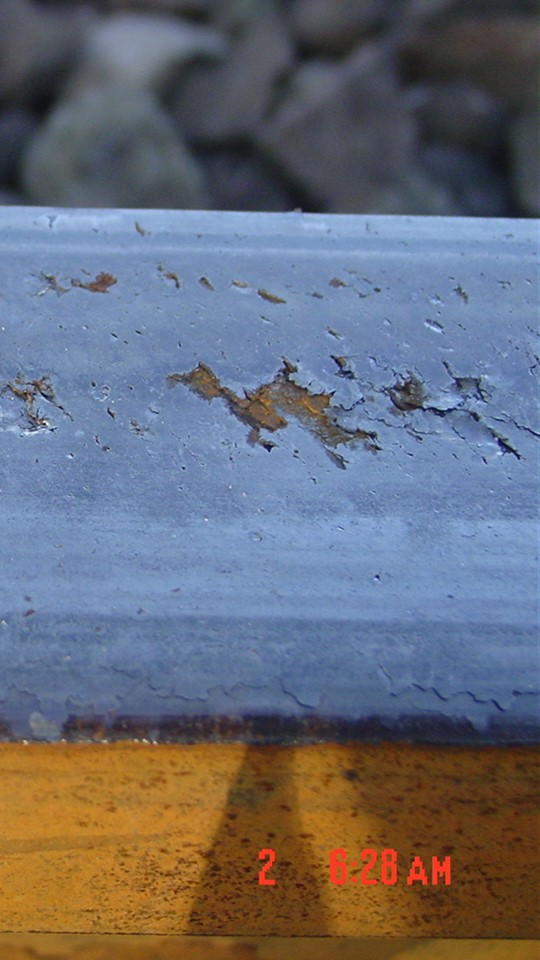
#> input picture rail3.JPG, 540 x 960 px, found by its file name
$ python main_2.py
#> lines starting #> are read from the running program, lines starting #| are printed output that depends on the picture; after the words box and inside, x2 and y2 are one past the last pixel; in counts of white or black regions, pixels touching at a corner belong together
import cv2

image = cv2.imread('rail3.jpg')
#> image is the input picture: shape (960, 540, 3); mean B, G, R 117.4, 107.2, 104.5

# Convert the image to grayscale
gray = cv2.cvtColor(image, cv2.COLOR_BGR2GRAY)
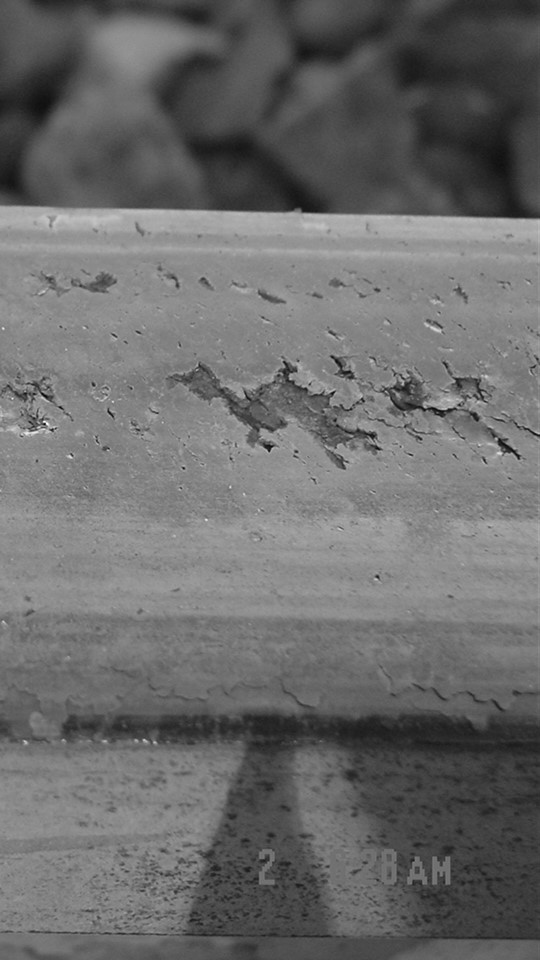
#> gray: shape (960, 540); min 5, max 254, mean 107.5

# Apply Gaussian blur to reduce noise
blurred = cv2.GaussianBlur(gray, (5, 5), 0)

# Edge detection using Canny
edges = cv2.Canny(blurred, 50, 150)
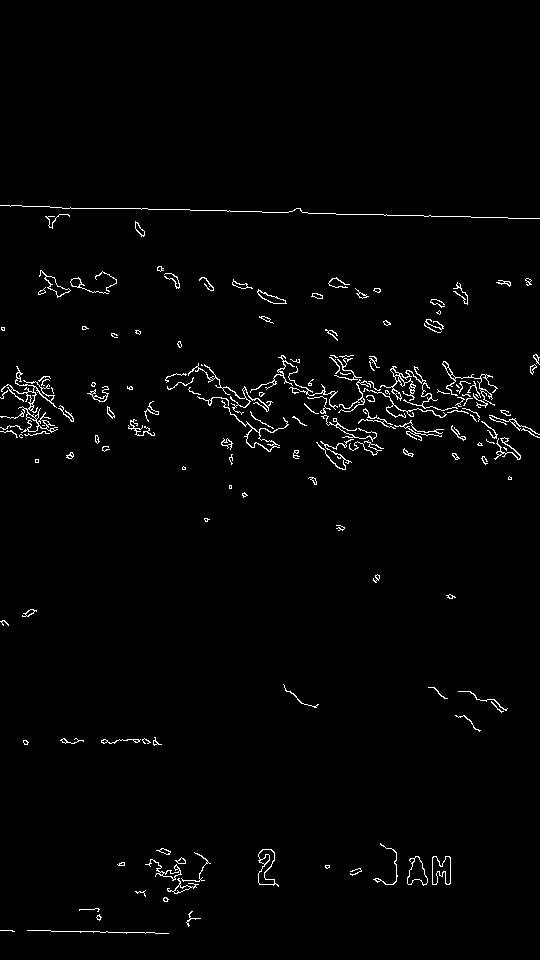
#> edges: shape (960, 540); 1.7% white in thin lines or dots, all inside (x1, y1, x2, y2) = (0, 205, 540, 934)

# Find contours
contours, _ = cv2.findContours(edges, cv2.RETR_EXTERNAL, cv2.CHAIN_APPROX_SIMPLE)
#> contours = 156 contours, 105 with area under 20; largest, box (x1, y1, x2, y2) and area: (258, 849, 279, 887) 388, (432, 856, 451, 885) 359, (221, 400, 289, 452) 334, (407, 856, 428, 886) 330, (0, 366, 58, 433) 300

# Find the largest contour (assuming it corresponds to the metal stick)
largest_contour = max(contours, key=cv2.contourArea)
#> largest_contour = contour of 48 points, box (x1, y1, x2, y2) (258, 849, 279, 887), area 388

# Calculate the bounding box around the largest contour
x, y, w, h = cv2.boundingRect(largest_contour)
#> x = 258; y = 849; w = 21; h = 38

# Define the amount to increase the bounding box size (for width and height independently)
increase_width = 10000
increase_height = 480

# Adjust the coordinates to increase the bounding box size
x -= increase_width // 2
#> x = -4742
y -= increase_height // 2
#> y = 609
w += increase_width
#> w = 10021
h += increase_height
#> h = 518

# Ensure the bounding box stays within the image boundaries
x = max(x, 0)
#> x = 0
y = max(y, 0)
w = min(w, image.shape[1] - x)
#> w = 540
h = min(h, image.shape[0] - y)
#> h = 351

# Draw the rectangular bounding box on the original image
boxed_image = cv2.rectangle(image.copy(), (x, y), (x + w, y + h), (0, 255, 0), 2)

# Display the image with the rectangular bounding box
cv2.imshow('Metal Stick with Rectangular Bounding Box', boxed_image)

# Optionally save the image with the rectangular bounding box
cv2.imwrite('metal_stick_with_rectangular_bounding_box_3.jpg', boxed_image)

# Wait for a key press and close all windows
cv2.waitKey(0)
cv2.destroyAllWindows()

$ run again, with rail1.JPG copied over rail3.JPG
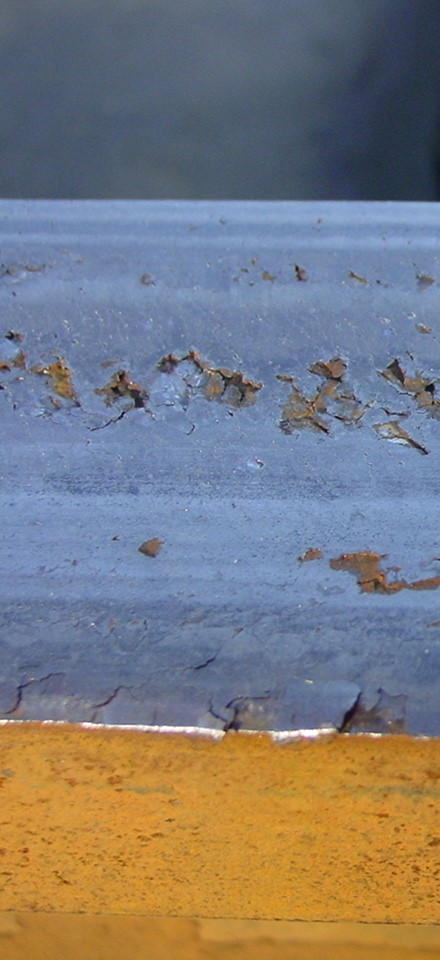
#> input picture rail1.JPG, 440 x 960 px, found by its file name
#> image is the input picture: shape (960, 440, 3); mean B, G, R 124.9, 122.6, 123.8
#> `gray = cv2.cvtColor(image, cv2.COLOR_BGR2GRAY)`:
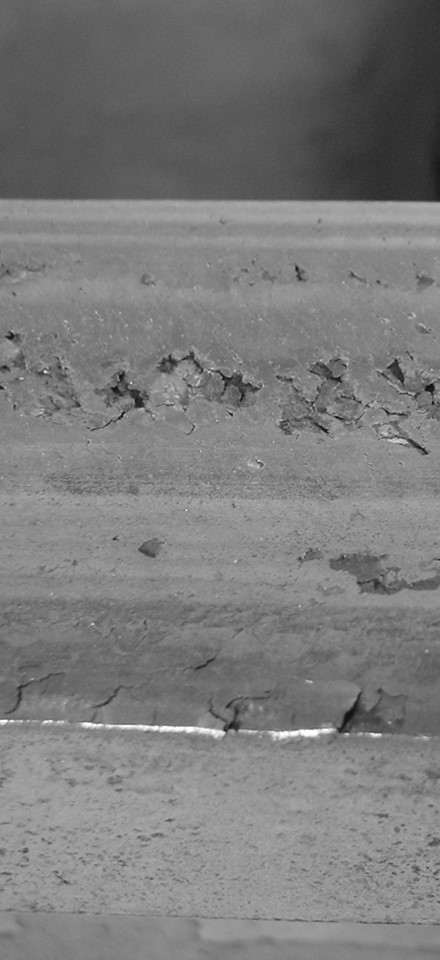
#> gray: shape (960, 440); min 6, max 255, mean 123.2
#> `edges = cv2.Canny(blurred, 50, 150)`:
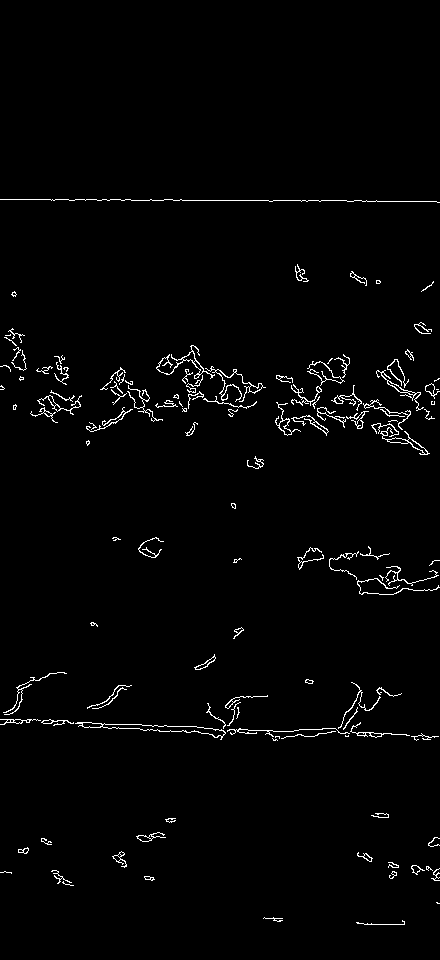
#> edges: shape (960, 440); 1.8% white in thin lines or dots, all inside (x1, y1, x2, y2) = (0, 199, 440, 925)
#> contours = 124 contours, 84 with area under 20; largest, box (x1, y1, x2, y2) and area: (75, 722, 226, 740) 678, (380, 427, 430, 455) 210, (156, 345, 215, 379) 204, (205, 366, 266, 402) 126, (275, 402, 301, 436) 122
#> largest_contour = contour of 105 points, box (x1, y1, x2, y2) (75, 722, 226, 740), area 678
#> `x, y, w, h = cv2.boundingRect(largest_contour)`: x = 75; y = 722; w = 151; h = 18
#> `x -= increase_width // 2`: x = -4925
#> `y -= increase_height // 2`: y = 482
#> `w += increase_width`: w = 10151
#> `h += increase_height`: h = 498
#> `x = max(x, 0)`: x = 0
#> `w = min(w, image.shape[1] - x)`: w = 440
#> `h = min(h, image.shape[0] - y)`: h = 478

$ run again, with rail2.JPG copied over rail3.JPG
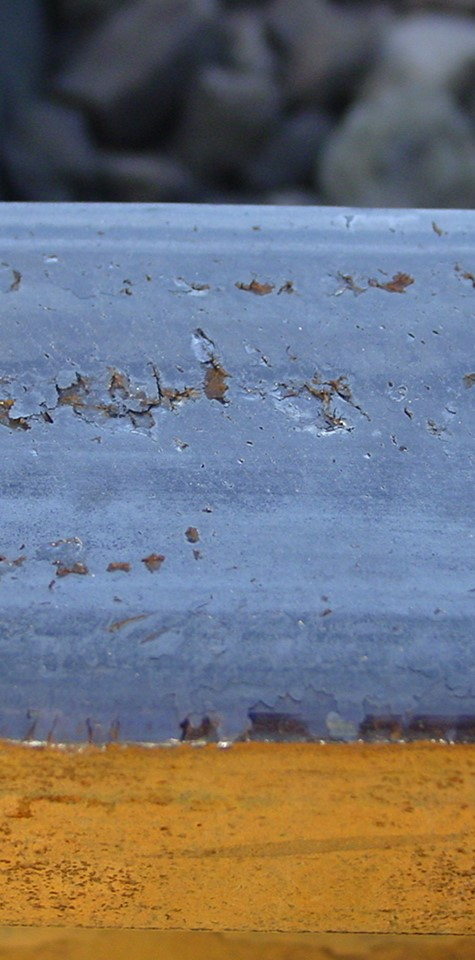
#> input picture rail2.JPG, 475 x 960 px, found by its file name
#> image is the input picture: shape (960, 475, 3); mean B, G, R 119.4, 114.7, 114.1
#> `edges = cv2.Canny(blurred, 50, 150)`:
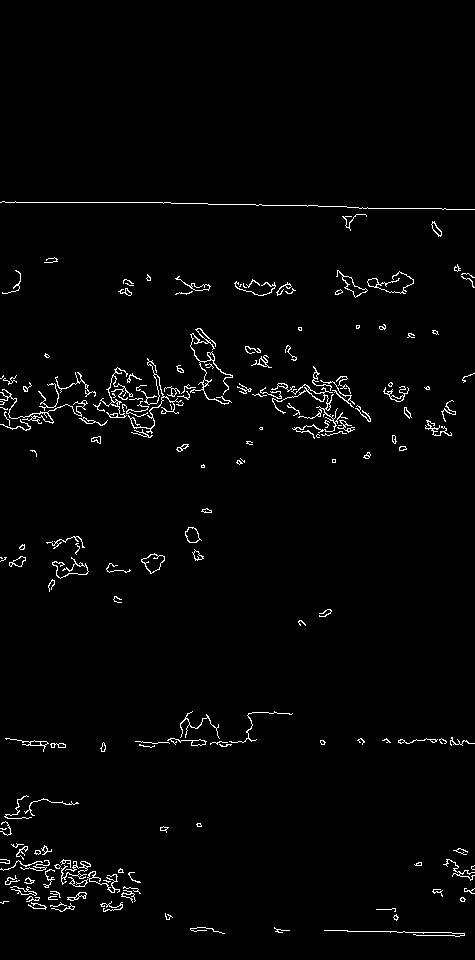
#> edges: shape (960, 475); 2% white in thin lines or dots, all inside (x1, y1, x2, y2) = (0, 201, 475, 937)
#> contours = 177 contours, 127 with area under 20; largest, box (x1, y1, x2, y2) and area: (141, 553, 165, 574) 266, (272, 384, 348, 439) 214, (190, 328, 233, 405) 205, (336, 270, 368, 298) 198, (0, 389, 88, 424) 165
#> largest_contour = contour of 36 points, box (x1, y1, x2, y2) (141, 553, 165, 574), area 266
#> `x, y, w, h = cv2.boundingRect(largest_contour)`: x = 141; y = 553; w = 24; h = 21
#> `x -= increase_width // 2`: x = -4859
#> `y -= increase_height // 2`: y = 313
#> `w += increase_width`: w = 10024
#> `h += increase_height`: h = 501
#> `x = max(x, 0)`: x = 0
#> `w = min(w, image.shape[1] - x)`: w = 475
#> `boxed_image = cv2.rectangle(image.copy(), (x, y), (x + w, y + h), (0, ..`:
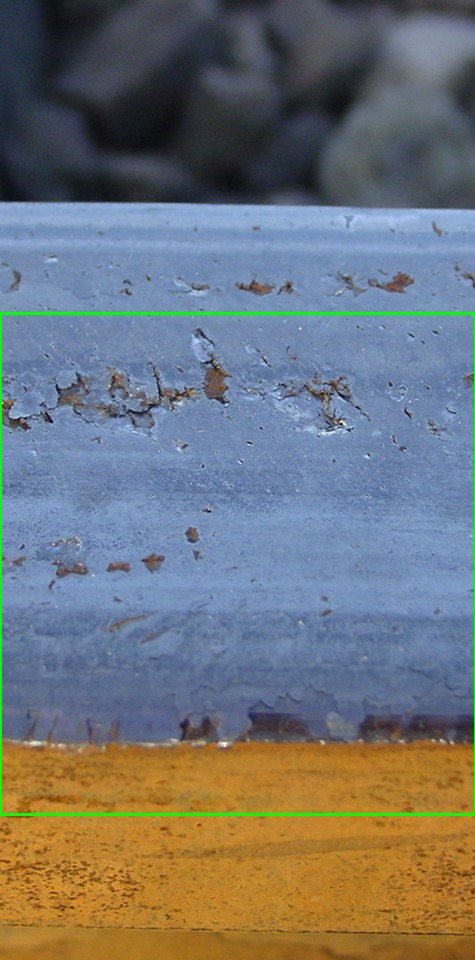
#> boxed_image: shape (960, 475, 3); mean B, G, R 118.2, 115.9, 112.8

$ run again, with 01_WheelBurn_Test_jpg.rf.44f39db113a48fecc4091571b17a198d.jpg copied over rail3.JPG
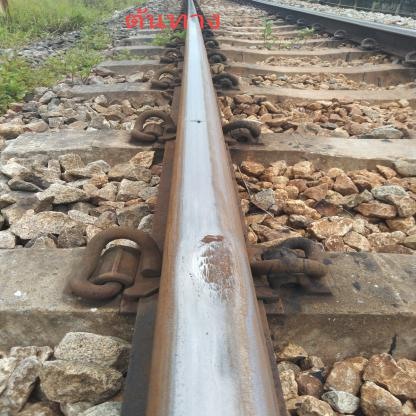
#> input picture 01_WheelBurn_Test_jpg.rf.44f39db113a48fecc4091571b17a198d.jpg, 416 x 416 px, found by its file name
#> image is the input picture: shape (416, 416, 3); mean B, G, R 121.1, 135.9, 147.3
#> `blurred = cv2.GaussianBlur(gray, (5, 5), 0)`:
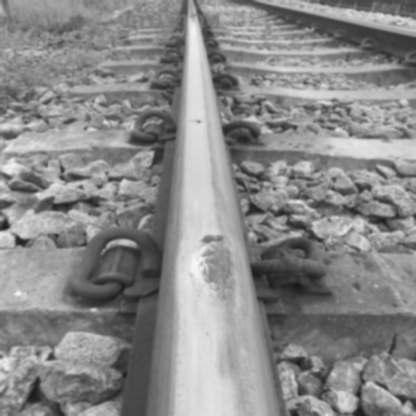
#> blurred: shape (416, 416); min 24, max 247, mean 137.6
#> `edges = cv2.Canny(blurred, 50, 150)`:
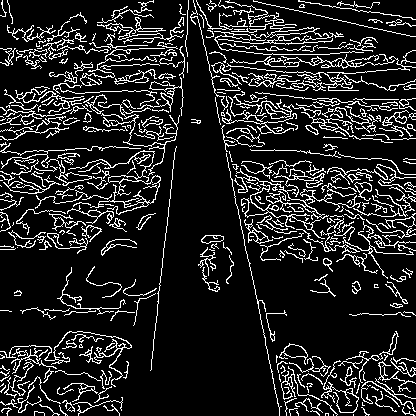
#> edges: shape (416, 416); 13.9% white in thin lines or dots
#> contours = 369 contours, 289 with area under 20; largest, box (x1, y1, x2, y2) and area: (234, 168, 361, 239) 422, (230, 54, 395, 69) 393, (68, 150, 161, 215) 307, (218, 0, 333, 45) 236, (279, 343, 308, 365) 234
#> largest_contour = contour of 773 points, box (x1, y1, x2, y2) (234, 168, 361, 239), area 422
#> `x, y, w, h = cv2.boundingRect(largest_contour)`: x = 234; y = 168; w = 127; h = 71
#> `x -= increase_width // 2`: x = -4766
#> `y -= increase_height // 2`: y = -72
#> `w += increase_width`: w = 10127
#> `h += increase_height`: h = 551
#> `x = max(x, 0)`: x = 0
#> `w = min(w, image.shape[1] - x)`: w = 416
